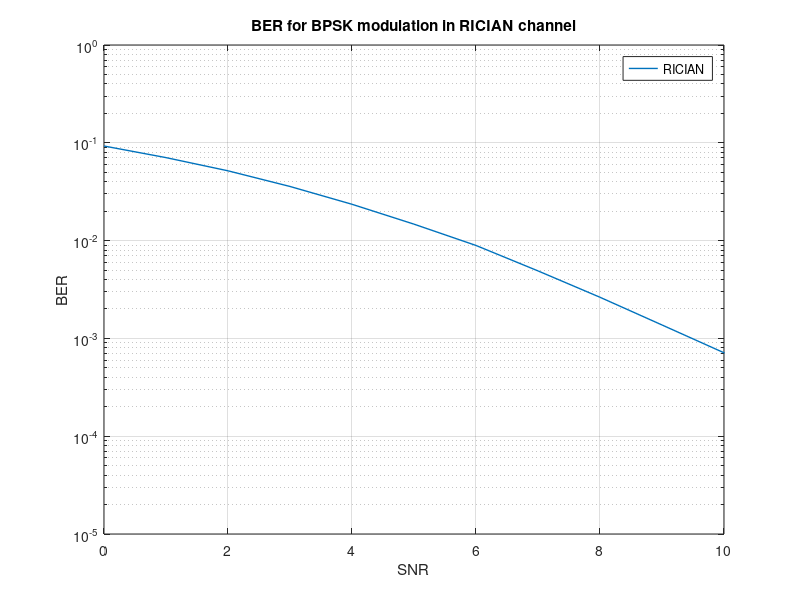

Reproduce this figure in MATLAB.
% Computing BER for BPSK modulation in a Rician fading channel
clear; close all; clc; tic;
n=10^6;%no of samples or bits 
bits=randi([0,1],1,n);% generates random integers 0's and 1's
signal=2*bits-1;% BPSK modulation 0 -> -1; 1 -> 1 
k_factor=10; % Rician factor
mean=sqrt(k_factor/(k_factor+1));% mean
variance=sqrt(1/(2*(k_factor+1)));% variance
Nr2=randn(1,length(signal))*variance+mean;
Ni2=randn(1,length(signal))*variance;
RFC=sqrt(Nr2.^2+Ni2.^2); % Rician fading coefficient
for k=0:1:40
    snrl=10^(k/10);% convert the SNR in dB value
    Np=1/snrl;% To generate the noise power
    sd=sqrt(Np/2);% standard deviation of guassian noise
    noise=random('Normal',0,sd,1,length(signal)); % Generates Gaussian noise
    t1=signal.*RFC+noise; % s means transmitted signal
    z1=t1./RFC;% equalization
 op1=(z1>0); % threshold detection
    BER(k+1)=sum(xor(op1,bits))/n; % observed BER
    end;
    %figure;
    k=0:1:20;
    semilogy(k,BER(k+1),'-','LineWidth',1);
    hold on;
    axis([0 10 10^-5 1]);
title('BER for BPSK modulation in RICIAN channel');grid on;
xlabel('SNR');ylabel('BER');
hleg=legend('RICIAN')